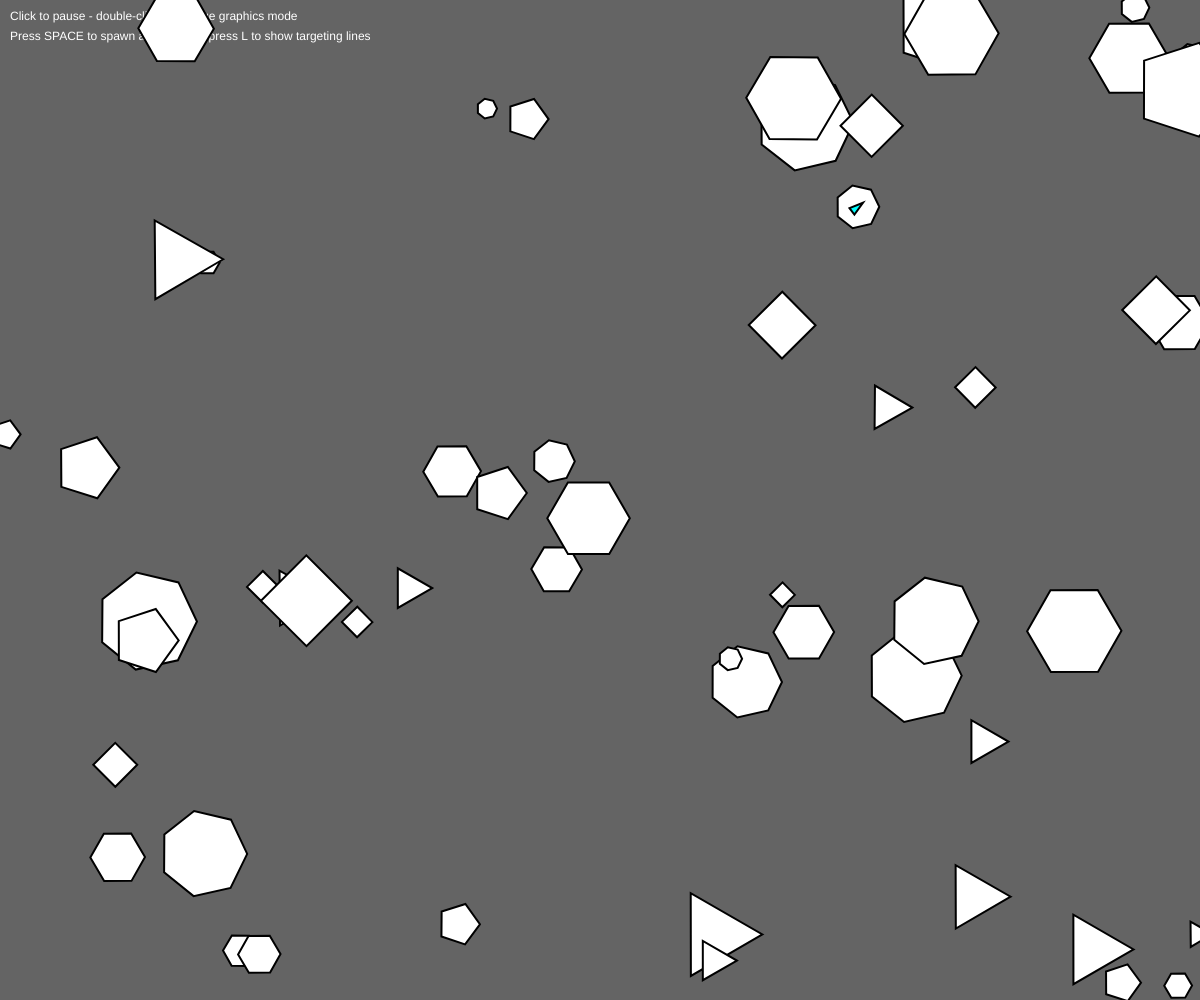
Frame 1 (no input)
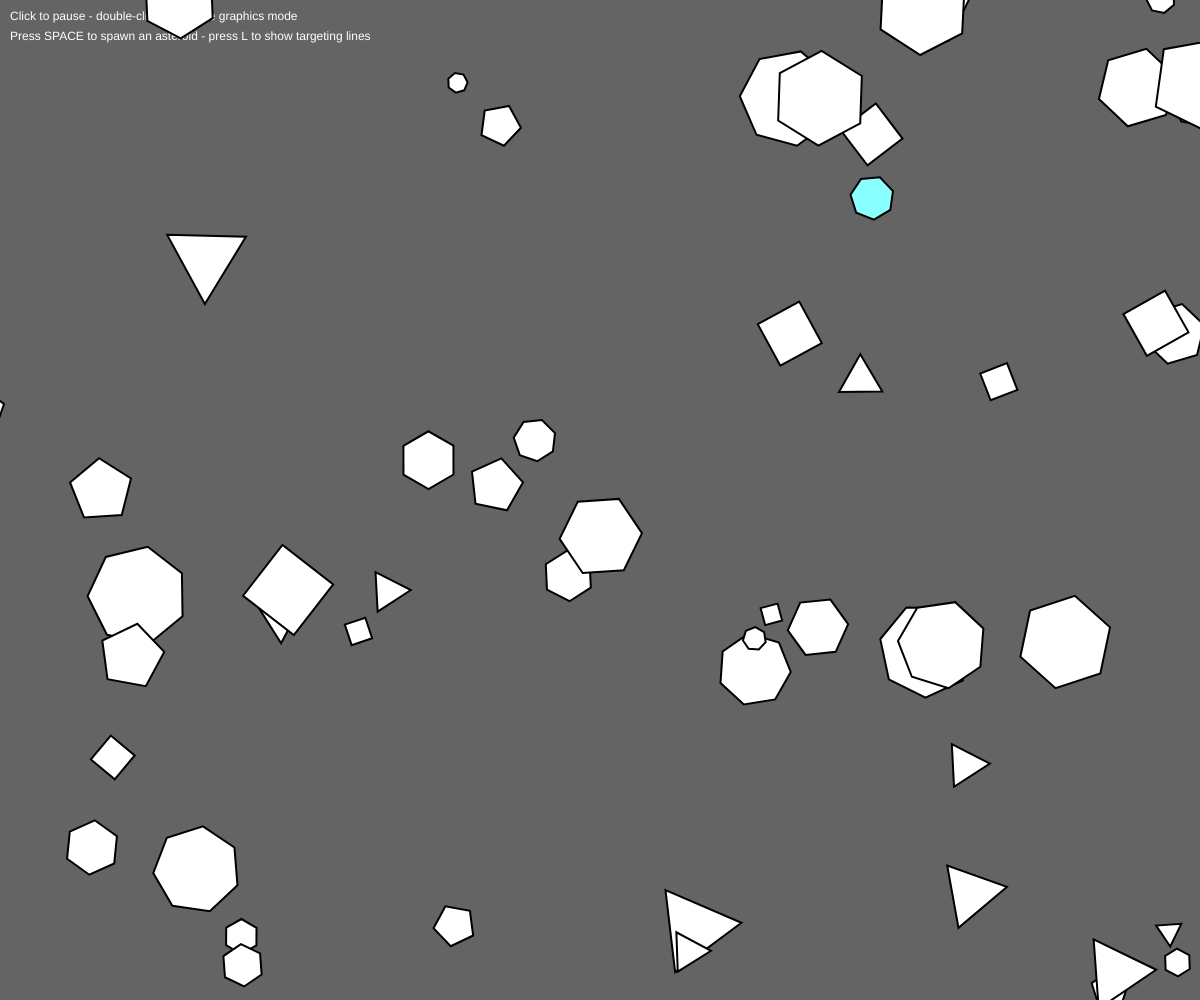
Frame 60 (no input)
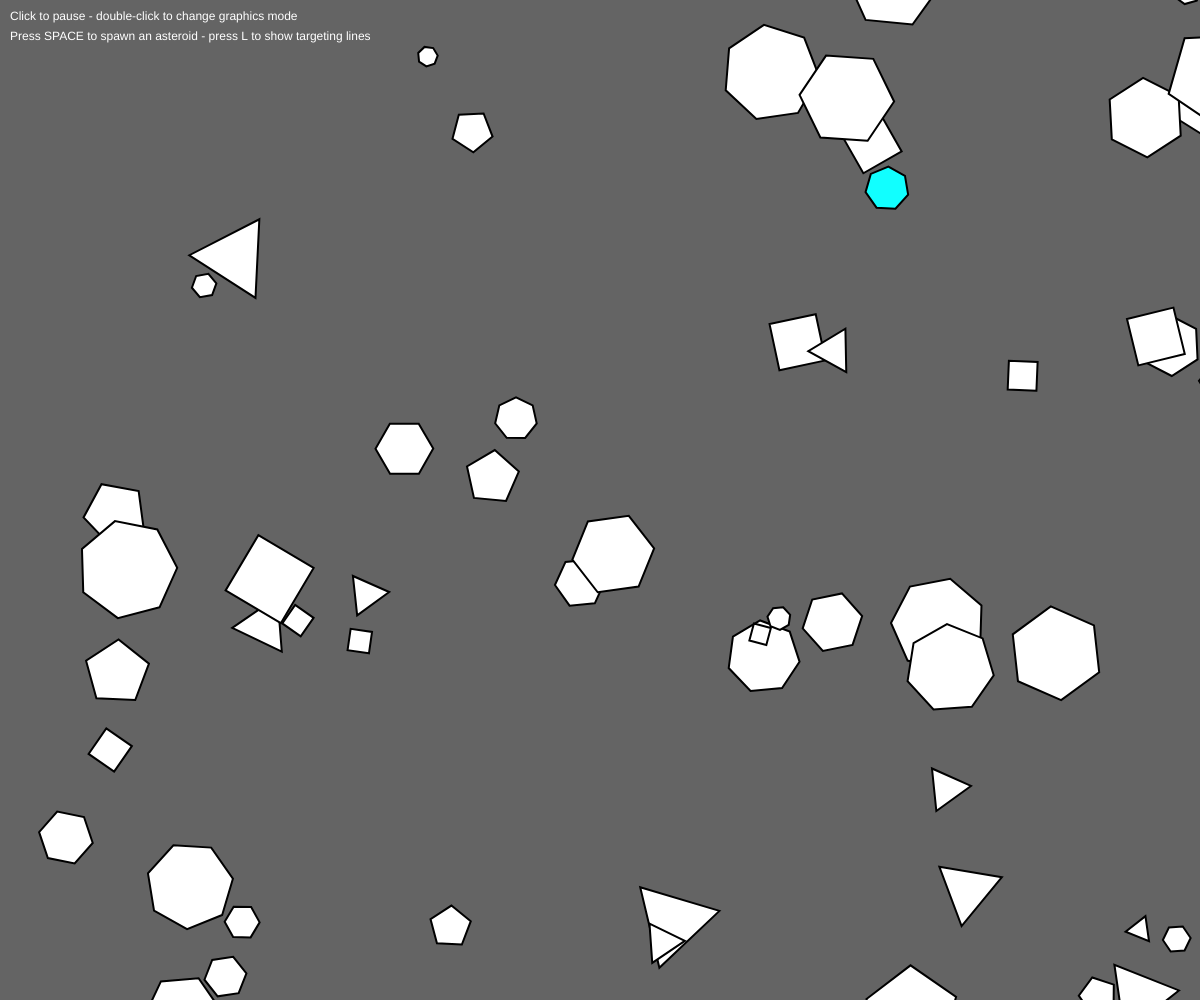
Frame 120 (the mouse pressed at the canvas centre since frame 60)

The p5.js sketch that drew these frames (run headless with seeded random() and noise() and a simulated clock; from frame 60 on, the mouse is pressed at the canvas centre):

// p5.js sketch
// ── sketch.js
let asteroids = [];
let seekers = [];
let NUM_ASTEROIDS;
let NUM_SEEKERS = 1;
let PAUSE_FLAG = false;
let CHAOS_GRAPHICS = false;
let SHOW_LINES = false;

function setup() {
  // adapt canvas to screen size
  createCanvas(window.innerWidth, window.innerHeight);

  // adapt # of asteroids to screen size
  NUM_ASTEROIDS = Math.floor((width + height) / 40); //TODO magic number

  // loop-create all asteroids, w/ random parameters
  for (let i = 0; i < NUM_ASTEROIDS; i++) {
    asteroids.push(
      new Asteroid(
        random(width), // spawn position x,y
        random(height),
        random(-0.5, 0.5), // velocity x,y
        random(-0.5, 0.5),
        Math.floor(random(3, 8)), // # of sides
        random(10, 50), // size
        random(-0.01, 0.01) // rotational speed
      )
    );
  }

  // loop-create all seekers
  for (let i = 0; i < NUM_SEEKERS; i++) {
    // random spawn position x,y
    seekers.push(new Seeker(random(width), random(height)));
  }

  // drawing parameters
  strokeWeight(2);
  fill(255);
}

function draw() {
  if (!CHAOS_GRAPHICS) {
    background(100);
  } // else disable background, so sprites don't get cleaned up =>

  if (height > width) {
    // assumed mobile screen
    text("Tap to pause - double-tap to change graphics mode", 10, 20);
  } else {
    // assumed desktop screen
    text("Click to pause - double-click to change graphics mode", 10, 20);
    text("Press SPACE to spawn an asteroid - press L to show targeting lines", 10, 40);
  }

  asteroids.forEach((a) => {
    if (!a.isDead) {
      a.update();
      a.render();
    } else if (!a.hasConverted) {
      // spawn new seekers, proportional to numFaces of dead asteroid
      for (let j = 0; j < a.numFaces / 2; j++) {
        seekers.push(new Seeker(a.pos.x, a.pos.y));
      }
      a.hasConverted = true;
    } // else nothing (skip dead asteroids)
  });

  seekers.forEach((s) => {
    if (!s.isDead) {
      s.update(asteroids, seekers);
      s.render(SHOW_LINES);
    } // else nothing (skip dead seekers)
  });
}

// click the mouse to pause or unpause
function mouseClicked() {
  PAUSE_FLAG = !PAUSE_FLAG;
  if (PAUSE_FLAG) {
    noLoop();
  } else {
    loop();
  }
}

// double-click to activate or deactivate chaos graphics mode
function doubleClicked() {
  CHAOS_GRAPHICS = !CHAOS_GRAPHICS;
}

function keyPressed() {
  if (keyCode == 32) {
    asteroids.push(
      new Asteroid(
        mouseX,
        mouseY,
        random(-0.5, 0.5), // velocity x,y
        random(-0.5, 0.5),
        Math.floor(random(3, 8)), // # of sides
        random(10, 50), // size
        random(-0.01, 0.01)
      )
    );
  }
  if (keyCode == 76) {
    SHOW_LINES = !SHOW_LINES;
  }
}

// ── asteroid.js
class Asteroid {
  DEATH_TIMER = 1500;
  constructor(posX, posY, velX, velY, numFaces, radius, rotationRate) {
    this.pos = createVector(posX, posY);
    this.vel = createVector(velX, velY);
    // acceleration omitted, not relevant
    this.numFaces = numFaces;
    this.angularPos = 0; //radians
    this.radius = radius;
    this.angularSpeed = rotationRate;
    this.isTargeted = false; // seeker is locked on?
    this.incomingSeeker = null; // reference to incoming seeker
    this.isDying = false; // hit by seeker and is turning blue?
    this.deathTimer = 0; // how long since isDying? controls blue color
    this.isDead = false; // has disappeared?
    this.hasConverted = false; // has turned into seekers?
  }

  update() {
    // LOGIC
    if (this.incomingSeeker == null || this.isDead) {
      this.isTargeted = false; // if seeker reference is missing, asteroid isn't being targeted
    } else if (this.incomingSeeker.isDead) {
      this.isTargeted = false;
      this.incomingSeeker = null; // if seeker dies, delete reference to it
    } else {
      this.isTargeted = true;
    }
    if (this.isDying && !this.isDead) {
      // if asteroid is in the process of dying
      setTimeout(() => {
        this.isDead = true;
      }, this.DEATH_TIMER); //milliseconds
    }
    // physics boilerplate
    this.pos.add(this.vel);
    this.clampPos();
    this.angularPos += this.angularSpeed;
  }

  /**
   * If it goes beyond the screen boundaries,
   * then teleport to the other side
   */
  clampPos() {
    const margin = 20; // can go up to 20px offscreen
    if (this.pos.x < 0 - margin) this.pos.x = width + margin;
    if (this.pos.x > width + margin) this.pos.x = 0 - margin;
    if (this.pos.y < 0 - margin) this.pos.y = height + margin;
    if (this.pos.y > height + margin) this.pos.y = 0 - margin;
  }

  render() {
    push(); // begin temporary graphics settings
    const vertexSpacing = TAU / this.numFaces; // 360deg subdivided by numFaces
    if (this.isDying) {
      // transition color over time during isDying
      this.deathTimer += 2;
      fill(255 - this.deathTimer, 255, 255); // interpolate white (255,255,255) to cyan (0,255,255)
    }
    // draw the asteroid
    beginShape();
    // iterate over each vertex, incrase draw angle by fixed amount
    for (
      let i = 0, currentAngle = this.angularPos;
      i < this.numFaces;
      i++, currentAngle += vertexSpacing
    ) {
      let vert = p5.Vector.fromAngle(currentAngle, this.radius);
      vertex(this.pos.x + vert.x, this.pos.y + vert.y); // draw relative to pos
    }
    endShape(CLOSE); // CLOSE draws the last side
    pop();
  }
}

// ── seeker.js
class Seeker {
  SIZE = 4;
  TIP_LENGTH = 3.5;
  NEIGHBOR_DIST = 100; // sight range in boids mode
  TARGETING_LINE_WEIGHT = 0.2;

  constructor(posX, posY) {
    this.pos = createVector(posX, posY);
    this.vel = createVector(random(-1, 1), random(-1, 1));
    this.acc = createVector(0, 0);
    this.triangleDimensions; // check update()
    this.maxSpeed = 3;
    this.maxForce = 0.05;
    this.isDead = false; // has hit asteroid?
    this.target = null; // reference to targeted asteroid
    this.activateBoidsLogic = false; // ran out of targets, turns pink
  }

  update(asteroids, swarm) {
    //logic
    let tempTarget;
    let smallestDist = 1000; // arbitrary large number for min comparison
    asteroids.forEach((asteroid) => {
      let tempDist = this.pos.dist(asteroid.pos);
      if (
        // if smaller dist AND asteroid wasn't hit AND asteroid has no attacker currently
        tempDist < smallestDist &&
        !asteroid.isDying &&
        !asteroid.incomingSeeker
      ) {
        smallestDist = tempDist; // set comparison variable to new low
        tempTarget = asteroid; // save comparison object, it might be the right one
      }
      // check for collision (with active asteroids only)
      if (tempDist < asteroid.radius && !asteroid.isDead && !this.activateBoidsLogic) {
        asteroid.isDying = true;
        this.isDead = true; // kill seeker, it has struck an asteroid (even if by accident)
      }
    });

    // keeps target consistent even if other asteroids fly closer
    if (!this.isDead) {
      if (tempTarget != this.target) {
        if (this.target == null) {
          // null check: change to closer target
          this.target = tempTarget;
        } else if (this.target.isDying) {
          // if someone else crashes into target, change to closer target
          this.target = tempTarget;
        }
      }

      if (this.target != null) {
        // if target:
        this.target.incomingSeeker = this; // send self-reference to asteroid
        this.seek(this.target.pos);
        this.activateBoidsLogic = false;
      } else {
        this.activateBoidsLogic = true; // out of targets, switch to boids mode
      }
    }

    if (this.activateBoidsLogic) {
      this.separate(swarm);
      this.align(swarm);
      this.cohesion(swarm);
    }

    //physics boilerplate
    this.acc.limit(this.maxForce);
    this.vel.add(this.acc);
    this.vel.limit(this.maxSpeed);
    this.pos.add(this.vel);
    this.clampPos();
    this.acc.mult(0);

    // use velocity to determine the triangle heading
    this.triangleDimensions = p5.Vector.normalize(this.vel).mult(this.SIZE);
  }

  /**
   * If it goes beyond the screen boundaries,
   * then teleport to the other side
   */
  clampPos() {
    const margin = 5; // can go up to 5px offscreen
    if (this.pos.x < 0 - margin) this.pos.x = width + margin;
    if (this.pos.x > width + margin) this.pos.x = 0 - margin;
    if (this.pos.y < 0 - margin) this.pos.y = height + margin;
    if (this.pos.y > height + margin) this.pos.y = 0 - margin;
  }

  render(showLines) {
    push();
    if (this.activateBoidsLogic) {
      fill(255, 0, 255); // magenta
    } else {
      fill(0, 255, 255); // cyan
    }
    triangle(
      this.pos.x + this.triangleDimensions.x * this.TIP_LENGTH, // TIP_LENGTH makes the shape look nicer
      this.pos.y + this.triangleDimensions.y * this.TIP_LENGTH,
      this.pos.x + this.triangleDimensions.y, // rotate normalizedVel by 90deg each way 
      this.pos.y - this.triangleDimensions.x,
      this.pos.x - this.triangleDimensions.y,
      this.pos.y + this.triangleDimensions.x
    );
    // draw a line to current target
    if (this.target != null && showLines) {
      strokeWeight(this.TARGETING_LINE_WEIGHT);
      line(this.pos.x, this.pos.y, this.target.pos.x, this.target.pos.y);
    }
    pop();
  }

  // physics and boids logic below:
  applyForce(force) {
    this.acc.add(force);
  }

  seek(target) {
    let desired = p5.Vector.sub(target, this.pos);
    desired.setMag(this.maxSpeed);
    let steering = p5.Vector.sub(desired, this.vel);
    steering.limit(this.maxForce);
    this.applyForce(steering);
  }

  separate(swarm) {
    let sum = createVector(0, 0);
    let count = 0;
    for (let other of swarm) {
      let distance = this.pos.dist(other.pos);
      if (distance != 0 && distance < this.NEIGHBOR_DIST) {
        let awayVec = p5.Vector.sub(this.pos, other.pos).normalize();
        awayVec.div(distance);
        sum.add(awayVec);
        count += 1;
      }
    }
    if (count > 0) {
      sum.div(count);
      sum.setMag(this.maxSpeed);
      let steer = p5.Vector.sub(sum, this.vel);
      steer.limit(this.maxForce);
      this.applyForce(steer);
    }
  }

  align(swarm) {
    let count = 0;
    let sum = createVector(0, 0);
    for (let other of swarm) {
      let distance = this.pos.dist(other.pos);
      if (distance < this.NEIGHBOR_DIST) {
        sum.add(other.vel);
        count += 1;
      }
    }
    if (count > 0) {
      sum.div(count);
      sum.setMag(this.maxSpeed);
      let steer = p5.Vector.sub(sum, this.vel);
      steer.limit(this.maxForce);
      this.applyForce(steer);
    }
  }

  cohesion(swarm) {
    let count = 0;
    let summedPos = createVector(0, 0);
    for (let other of swarm) {
      let distance = this.pos.dist(other.pos);
      if (distance < this.NEIGHBOR_DIST) {
        summedPos.add(other.pos);
        count += 1;
      }
    }
    if (count > 0) {
      summedPos.div(count);
      let desired = p5.Vector.sub(summedPos, this.pos);
      desired.setMag(this.maxSpeed);
      let steering = p5.Vector.sub(desired, this.vel);
      steering.limit(this.maxForce);
      this.applyForce(steering);
    }
  }
}
